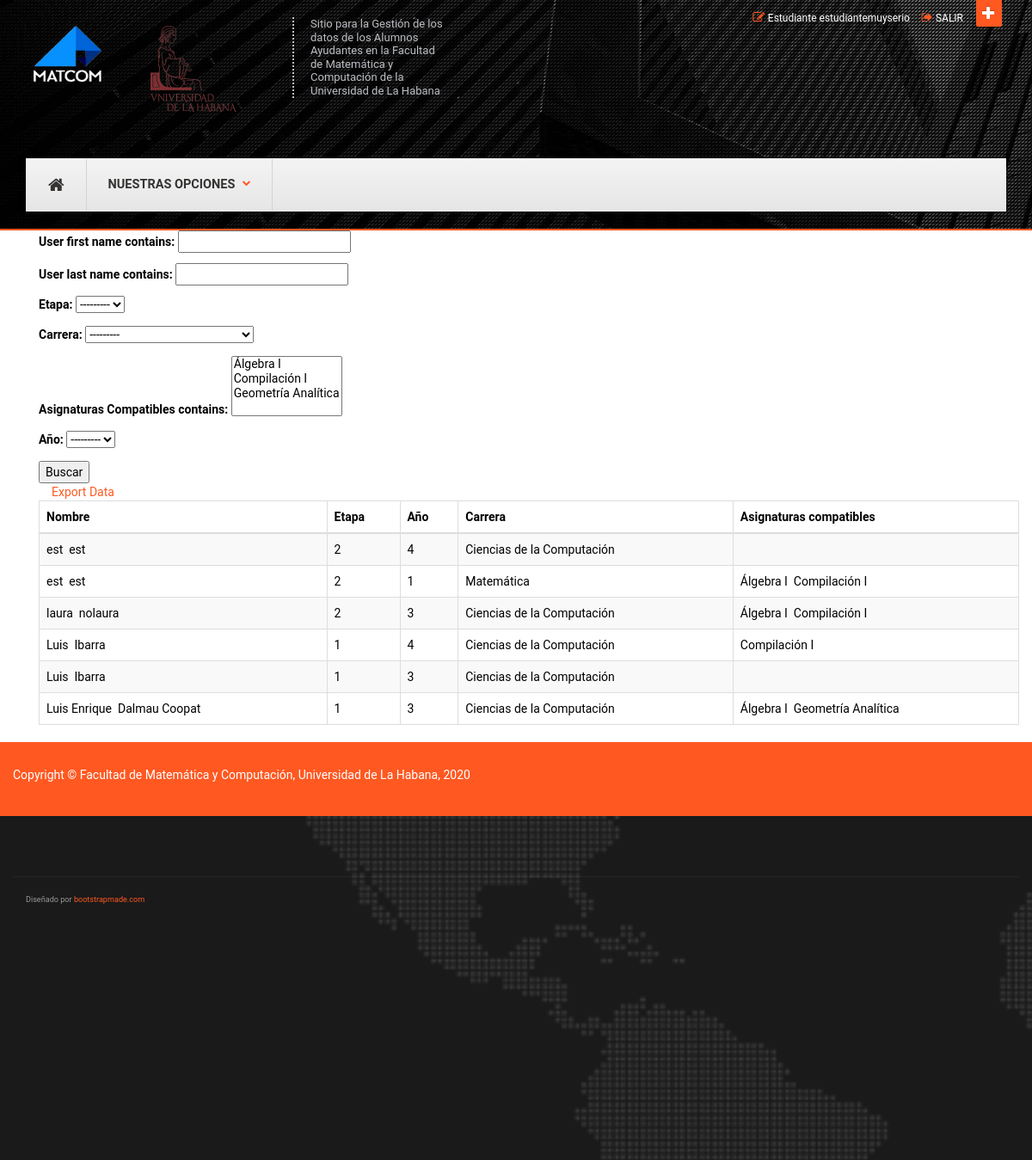
The page /user_estudiante/consulta/ (signed in) on the database its author committed.
### estudiante/models.py (models this page shows, shortened)
class User(AbstractUser):
    is_student = models.BooleanField(default=False)
    is_teacher = models.BooleanField(default=False)
    is_administrative = models.BooleanField(default=False)

class Etapa(models.Model):
    etapa = models.IntegerField("Etapa", unique=True)
    pago = models.FloatField("Pago", validators=(positive,))
    def __str__(self):
        return '{}'.format(self.etapa)

class Estudiante(models.Model):
    user = models.OneToOneField(User, on_delete=models.CASCADE, primary_key=True)
    inicio = models.DateField("Fecha de inicio de la ayudantía", auto_now=False, auto_now_add=False)
    carrera = models.ForeignKey(Carrera, verbose_name="Carrera", on_delete=models.CASCADE )
    etapa =  models.ForeignKey(Etapa, verbose_name="Etapa", on_delete=models.CASCADE)
    compatible = models.ManyToManyField(Asignatura, verbose_name="Asignaturas Compatibles")
    anno = models.IntegerField("Año", unique= False, validators= (valid_year,))

### asignatura/models.py (models this page shows)
class Carrera(models.Model):
    nombre = models.CharField("Nombre", max_length=200,unique=True)
    asignaturas = models.ManyToManyField(Asignatura, )
    class Meta(User.Meta):
        verbose_name = 'carrera'
        verbose_name_plural = 'carreras'
    def __str__(self):
        return '{}'.format(self.nombre)

class Asignatura(models.Model):
    nombre = models.CharField("Nombre", max_length=200, unique=True)
    class Meta(User.Meta):
        verbose_name = 'asignatura'
        verbose_name_plural = 'asignaturas'
    def __str__(self):
        return '{}'.format(self.nombre)

### estudiante/views.py (the view, shortened to what this page needs)
# urls.py: path('user_estudiante/consulta/', EstudianteQueryView.as_view(filterset_class = EstudianteFilter),name='estudiante_consulta'),
class EstudianteQueryView(FilterView):
    model = Estudiante
    template_name = "consultas/estudiante.html"
    @role_permission('Estudiante')
    def get(self, request, *args, **kwargs):
        return super().get(request, *args, **kwargs)

### templates/consultas/estudiante.html (shortened to what this page needs)
{% extends 'estudiante/index.html' %}
{% block body %}
<div class="container">
  <form method="get" style= "color:black" >
    {{ filter.form.as_p }}
    <button type="submit" style= "color:black" >Buscar</button>
    </form>
  <a href="{% url 'estudiantes:estudiante_consulta_export' %}" class="col-md-12">Export Data</a>
  <table class="table table-striped table-bordered" style= "color:black">
    <thead>
      <th>Nombre</th>
      <th>Etapa</th>
      <th>Año</th>
      <th>Carrera</th>
      <th>Asignaturas compatibles</th>
    </thead>
    <tbody>
      {% for est in filter.qs %}
      <tr>
        <td>{{ est.user.first_name}} &nbsp;{{ est.user.last_name }} &nbsp;&nbsp;</td>
        <td>{{ est.etapa}}&nbsp;&nbsp;</td>
        <td>{{ est.anno}}&nbsp;&nbsp;</td>
        <td>{{ est.carrera}}&nbsp;&nbsp;</td>
        <td> {% for a in est.compatible.all %} {{a}}&nbsp;{% endfor %}</td>
      </tr>
      {% endfor %}
    </tbody>
  </table>
</div>
{% endblock  %}

### templates/user.html (shortened to what this page needs)
{% load static %}
<!DOCTYPE html>
<html lang="es">
<head>
  <link href="{% static 'lib/bootstrap/css/bootstrap.min.css'%}" rel="stylesheet">
  <link href="{% static 'lib/font-awesome/css/font-awesome.min.css'%}" rel="stylesheet">
  <link href="{% static 'lib/owlcarousel/owl.carousel.min.css'%}" rel="stylesheet">
  <link href="{% static 'lib/owlcarousel/owl.theme.min.css'%}" rel="stylesheet">
  <link href="{% static 'lib/owlcarousel/owl.transitions.min.css'%}" rel="stylesheet">
  <link href="{% static 'css/style.css'%}" rel="stylesheet">
  <link href="{% static 'css/aayudantes.css'%}" rel="stylesheet" type="text/css" id="colour-scheme">
</head>
<body class="page-index has-hero">
  {% block nav_block %}
  <div id="background-wrapper" class="buildings" data-stellar-background-ratio="0.1">
    <div id="navigation" class="wrapper">
      <div class="header">
        <div class="header-inner container">
          <div class="row">
            <div class="col-md-8">
              <div class="navbar-brand logo">
                <h5>
                  <img src="{% static 'img/slides/matcom-logo.png'%}" width="100" height="100">
                </h5>
              </div>
              <div class="navbar-brand item">
                <h5>
                  <img src="{% static 'img/uh-logo.png'%}" width="100" height="100">
                </h5>
              </div>
              <div class="navbar-slogan">
                Sitio para la Gesti&oacute;n de los datos de los Alumnos Ayudantes en la Facultad de Matem&aacute;tica y Computaci&oacute;n de la Universidad de La Habana
              <br>
              </div>
            </div>
            <div class="col-md-4">
              <ul class="list-inline user-menu pull-right">
                <li class="user-button"><a class="btn btn-primary btn-hh-trigger" role="button" data-toggle="collapse" data-target=".header-hidden">Abrir</a></li>
              </ul>
              <ul class="list-inline user-menu pull-right">
                {%block edit%}
                {% if user.is_student %}
                <li class="user-register">
                    <i class="fa fa-edit text-primary "></i>
                    <a href="{% url 'estudiantes:estudiante_edit' pk=user.pk %}">Estudiante {{ user.username }}</a>
                </li>
                {% endif %}
                {%endblock%}
                <li class="user-login"><i class="fa fa-sign-out text-primary"></i> <a href="{% url 'logout' %}" class="text-uppercase">Salir</a></li>
              </ul>
            </div>
          </div>
        </div>
      </div>
    </div>
    <div>
      <br>  <br>
    </div>
    <div class="container">
      <div class="navbar navbar-default">
        <div class="navbar-collapse collapse">
          <ul class="nav navbar-nav" id="main-menu">
            <li class="icon-link">
              <a href="{% url 'estudiantes:index' %}"><i class="fa fa-home"></i></a>
            </li>
            {%block dropdown%}
            <li class="dropdown">
              <a href="#" class="dropdown-toggle" data-toggle="dropdown">Nuestras opciones<b class="caret"></b></a>
            </li>
            {%endblock%}
          </ul>
        </div>
      </div>
    </div>
  </div>
  {% endblock nav_block %}
  <div class="container">
  {% block body%}{%endblock%}
  </div>
  <div class="block block-pd-sm block-bg-primary">
    <div class="container">
      <div class="row">
		  <p>Copyright © Facultad de Matem&aacute;tica y Computaci&oacute;n, Universidad de La Habana, 2020</p>
      </div>
    </div>
  </div>
  <footer id="footer" class="block block-bg-grey-dark" data-block-bg-img="{% static 'img/bg_footer-map.png' %}" data-stellar-background-ratio="0.4">
    <div class="container">
      <div class="row subfooter">
        <div class="col-md-7">
          <div class="credits">
            <span class="creditos">Dise&ntilde;ado por <a href="https://bootstrapmade.com/">bootstrapmade.com</a></span>
          </div>
        </div>
      </div>
    </div>
  </footer>
</body>
</html>

### static/css/aayudantes.css (style rules this page uses)
.creditos { font-size:65%; }

### rows shown on the page
User: username "estudiantemuyserio"
Etapa: etapa "---------"
Estudiante: user.first_name "est", user.last_name "est", etapa "2", anno "4", carrera "Ciencias de la Computación"
Estudiante: user.first_name "est", user.last_name "est", etapa "2", anno "1", carrera "Matemática"
Asignatura: nombre "Álgebra I"
Asignatura: nombre "Compilación I"
Estudiante: user.first_name "laura", user.last_name "nolaura", etapa "2", anno "3", carrera "Ciencias de la Computación"
Estudiante: user.first_name "Luis", user.last_name "Ibarra", etapa "1", anno "4", carrera "Ciencias de la Computación"
Estudiante: user.first_name "Luis", user.last_name "Ibarra", etapa "1", anno "3", carrera "Ciencias de la Computación"
Estudiante: user.first_name "Luis Enrique", user.last_name "Dalmau Coopat", etapa "1", anno "3", carrera "Ciencias de la Computación"
Asignatura: nombre "Geometría Analítica"
